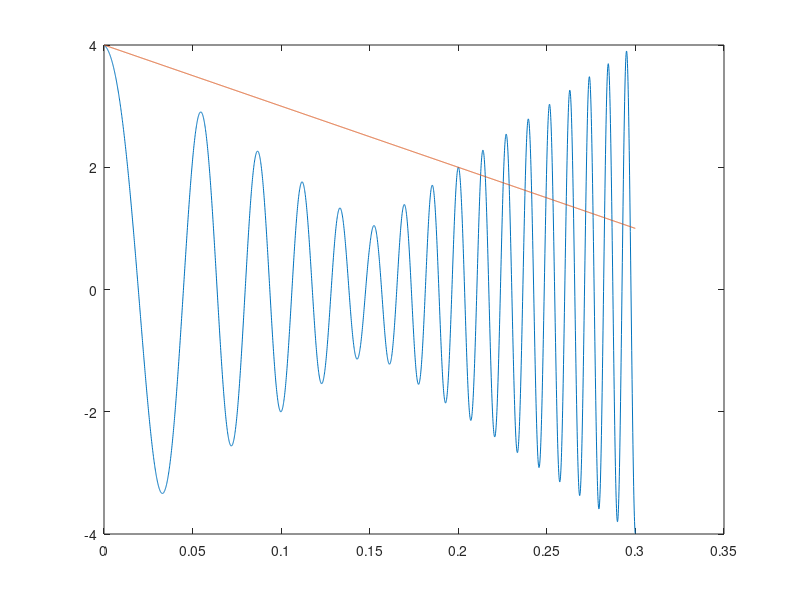

The MATLAB script that drew this image: (Note: this script raises an error after producing the figure.)
clear
clc
close all

% FS = 18;                % fontsize for figures
FS2 = 10;                   % for the legend
FS3 = 25;

Fs = 10e3;
Ts = 1/Fs;
T_max = 0.3;
t= 0:Ts:T_max-Ts;                   % 10 seconds @ 1kHz sample rate

f0 = 10;
f1=100;                    % Start at 1 Hz, go up to 150 Hz

f_max = f1;

f_middle = f0+(f1-f0)/2;
f = linspace(f0,f1,length(t));
% true_IF_middle = f(Sample2Cut+1:end-Sample2Cut);

true_IP = zeros(1,length(t));
for n=2:length(t)
    true_IP(n) = true_IP(n-1) + f(n)*2*pi*Ts;
end

true_IP = mod(true_IP,2*pi);

A1 = 4;
A2 = 1;
Envelope = linspace(A1,A2,length(t));
% Envelope2 = [Envelope(1:round(length(Envelope)/2)) fliplr(Envelope(1:round(length(Envelope)/2)))];
Envelope2 = [linspace(A1,A2,round(length(Envelope)/2)) linspace(A2,A1,round(length(Envelope)/2))];

y = Envelope2.*chirp(t,f0,T_max,f1);
figure
plot(t,y,t,Envelope)
% y_middle = y(Sample2Cut+1:end-Sample2Cut);

sigma = 0.0:0.07:0.6;

PointMultiplier = 5;
MinPoints = round(0.9*Fs/f1);

MaxPoints = round(PointMultiplier*MinPoints);
PointsStep = 5;
PlotMode = 0;

MaxPoints = floor((1/f_middle)*Fs/2)+100;
MinPoints = floor((1/f_middle)*Fs/2);
PointsStep = 20;

FS = 16;
LW = 1.6;
MS = 5;

EdgeEffectTime = 0.02;
EdgeEffectSample = round(EdgeEffectTime*Fs);
t_start_sample = 1;
NIterations = 10;

f_max = f(end-EdgeEffectSample);

snr_db_start = zeros(NIterations,length(sigma));
snr_db_mid = zeros(NIterations,length(sigma));
snr_db_end= zeros(NIterations,length(sigma));
RMSE_start = zeros(NIterations,length(sigma));
RMSE_mid = zeros(NIterations,length(sigma));
RMSE_end = zeros(NIterations,length(sigma));

s_1 = round(Fs*T_max/3);
s_2 = round(2*Fs*T_max/3);

plotmode = 1;
tic
PhaseFig  = figure('units','normalized','position',[0 0 1 1]);

for n=1:length(sigma)
    disp(['iteration ' num2str(n) ' of ' num2str(length(sigma)) ' noise levels']) 
    
    for nn=1:NIterations
        
        noise = sigma(n)*randn(1,length(t));
        y_n = y + noise;

        rms_y_start = norm(y(1:s_1))/sqrt(length(y(1:s_1)));
        rms_n_start = norm(noise(1:s_1))/sqrt(length(noise(1:s_1)));

        rms_y_mid = norm(y(s_1:s_2))/sqrt(length(y(s_1:s_2)));
        rms_n_mid = norm(noise(s_1:s_2))/sqrt(length(noise(s_1:s_2)));

        rms_y_end = norm(y(s_2:end))/sqrt(length(y(s_2:end)));
        rms_n_end = norm(noise(s_2:end))/sqrt(length(noise(s_2:end)));

        snr_start = (rms_y_start/rms_n_start)^2;
        snr_db_start(nn,n) = 10*log10(snr_start);

        snr_mid = (rms_y_mid/rms_n_mid)^2;
        snr_db_mid(nn,n) = 10*log10(snr_mid);

        snr_end = (rms_y_end/rms_n_end)^2;
        snr_db_end(nn,n) = 10*log10(snr_end);

%         [IF_interp, phi_interp, phi_unwrapped, x, Hx, r, phi, x0, Hx0, m_star, M] ...
%             = cpt(y_n, MinPoints, MaxPoints, PointsStep, Ts, PlotMode, f_max);
%         phi_est = mod(phi_interp,2*pi);

        DesiredArcLength = 3*pi/4;
        theta_diff_thresh = pi;
        [phi r] = CPTfunction(y_n,Ts,DesiredArcLength,theta_diff_thresh,f_max);
        phi_est = mod(phi, 2*pi);
        
        phi_diff = min( (repmat(true_IP,3,1) - [phi_est-2*pi ; phi_est ; phi_est + 2*pi]).^2 ,[],1); 
        phi_diff_start = phi_diff(EdgeEffectSample:s_1);
        phi_diff_mid = phi_diff(s_1:s_2);
        phi_diff_end = phi_diff(s_2:end-EdgeEffectSample);

        RMSE_start(nn,n) = sqrt(mean(phi_diff_start));
        RMSE_mid(nn,n) = sqrt(mean(phi_diff_mid));
        RMSE_end(nn,n) = sqrt(mean(phi_diff_end));

        if plotmode == 1
            ax(n+floor((n-1)/3)*3) = subplot(6,3,n+floor((n-1)/3)*3,'parent',PhaseFig);
            plot(t,y_n,'k','parent',ax(n+floor((n-1)/3)*3))
            grid(ax(n+floor((n-1)/3)*3),'on')
            Pos = get(ax(n+floor((n-1)/3)*3),'position');
            set(ax(n+floor((n-1)/3)*3),'position',[Pos(1) Pos(2) Pos(3) Pos(4)-0.01]);
            title(ax(n+floor((n-1)/3)*3),['SNR = ' num2str(snr_db_start(nn,n)) ', ' num2str(snr_db_mid(nn,n)) ', ' num2str(snr_db_end(nn,n)) ' dB'],'fontsize',FS,'fontname','Times New Roman')%'interpreter','latex')
            if mod(n,3) ~= 1
                set(ax(n+floor((n-1)/3)*3),'yticklabel',[])
            else
                ylabel(ax(n+floor((n-1)/3)*3),'Amplitude','fontsize',FS,'fontname','Times New Roman','position',[-0.031 -0.5 1])%,'interpreter','latex')
            end
            set(ax(n+floor((n-1)/3)*3),'xticklabel',[],'fontsize',FS,'fontname','Times New Roman','ytick',[-2 0 2 4])
            xlim(ax(n+floor((n-1)/3)*3),[t(t_start_sample) t(end)])
            ylim(ax(n+floor((n-1)/3)*3),[-A1 A1])

            ax(6,3,n+(floor((n-1)/3)+1)) = subplot(6,3,n+(floor((n-1)/3)+1)*3,'parent',PhaseFig);
            plot(t,true_IP,'k','linewidth',LW,'parent',ax(6,3,n+(floor((n-1)/3)+1)))
            hold(ax(6,3,n+(floor((n-1)/3)+1)),'on')
            plot(t,phi_est,'.r','markersize',MS,'parent',ax(6,3,n+(floor((n-1)/3)+1)))
            hold(ax(6,3,n+(floor((n-1)/3)+1)),'off')
            Pos = get(ax(6,3,n+(floor((n-1)/3)+1)),'position');
            set(ax(6,3,n+(floor((n-1)/3)+1)),'position',[Pos(1) Pos(2)+0.01 Pos(3) Pos(4)+0.02]);
            grid(ax(6,3,n+(floor((n-1)/3)+1)),'on')
            if n<7
                set(ax(6,3,n+(floor((n-1)/3)+1)),'xticklabel',[])
            else
                xlabel(ax(6,3,n+(floor((n-1)/3)+1)),'Times (s)','fontsize',FS,'fontname','Times New Roman')%,'interpreter','latex')
            end
            set(ax(6,3,n+(floor((n-1)/3)+1)),'fontsize',FS,'fontname','Times New Roman','ytick',[0 pi 2*pi],'yticklabel',{'0', '3.14','6.28'})
            if mod(n,3) ~= 1
                set(ax(6,3,n+(floor((n-1)/3)+1)),'yticklabel',[])
            else
                ylabel(ax(6,3,n+(floor((n-1)/3)+1)),'Radians','fontsize',FS,'fontname','Times New Roman','position',[-0.031 3 1])%,'interpreter','latex')
            end
            xlim(ax(6,3,n+(floor((n-1)/3)+1)),[t(t_start_sample) t(end)])
            ylim(ax(6,3,n+(floor((n-1)/3)+1)),[0,2*pi+0.4])
            drawnow
        end
    end
end
toc

y_max = 2;
FS = 16;
roundlabelstart = round(10*mean(snr_db_start,1))/10;
roundlabelmid = round(10*mean(snr_db_mid,1))/10;
roundlabelend = round(10*mean(snr_db_end,1))/10;
for n=1:length(sigma)
    xticklabelstart{n} = num2str(roundlabelstart(n));
    xticklabelmid{n} = num2str(roundlabelmid(n));
    xticklabelend{n} = num2str(roundlabelend(n));
end
xticklabelstart = fliplr(xticklabelstart);
xticklabelmid = fliplr(xticklabelmid);
xticklabelend = fliplr(xticklabelend);
y_max = 50;
subplotextension = 0.055;
boxplotfig = figure('units','normalized','position',[0 0 1 1]);
ax(1) = subplot(1,3,1,'parent',boxplotfig,'units','normalized');
boxplot(RMSE_start*100/pi,roundlabelstart,'parent',ax(1))
ylim(ax(1),[0 y_max])
pos = get(ax(1),'position');
set(ax(1),'xtick',1:9,'xticklabel',xticklabelstart,'fontsize',FS,'position',[pos(1)-subplotextension/2 pos(2) pos(3)+subplotextension pos(4)])
ylabel(ax(1),'RMSE CPT','fontsize',FS)

ax(2) = subplot(1,3,2,'parent',boxplotfig,'units','normalized');
boxplot(RMSE_mid*100/pi,roundlabelmid,'parent',ax(2))
ylim(ax(2),[0 y_max])
pos = get(ax(2),'position');
set(ax(2),'xtick',1:9,'xticklabel',xticklabelmid,'yticklabel',{''},'fontsize',FS,'position',[pos(1)-subplotextension/2 pos(2) pos(3)+subplotextension pos(4)])

ax(3) = subplot(1,3,3,'parent',boxplotfig,'units','normalized');
boxplot(RMSE_end*100/pi,roundlabelend,'parent',ax(3))
ylim(ax(3),[0 y_max])
pos = get(ax(3),'position');
set(ax(3),'xtick',1:9,'xticklabel',xticklabelend,'yticklabel',{''},'fontsize',FS,'position',[pos(1)-subplotextension/2 pos(2) pos(3)+subplotextension pos(4)])

